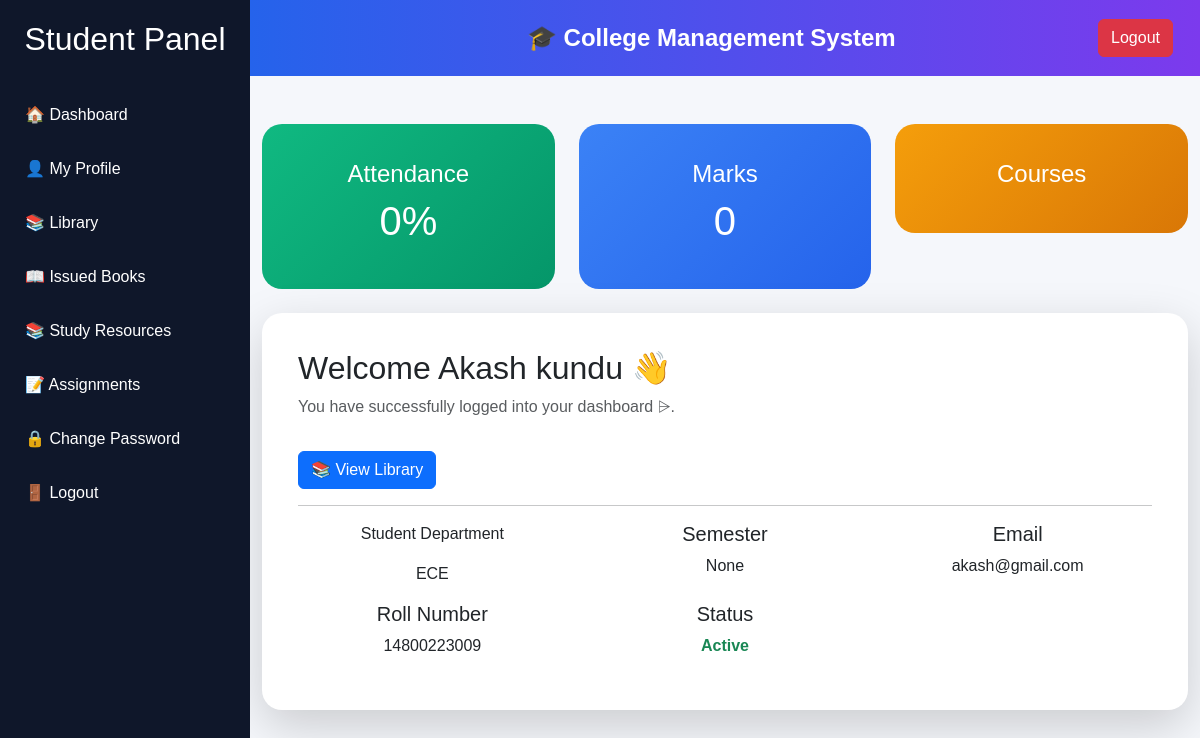
Before: /student (signed in) with the older database file.
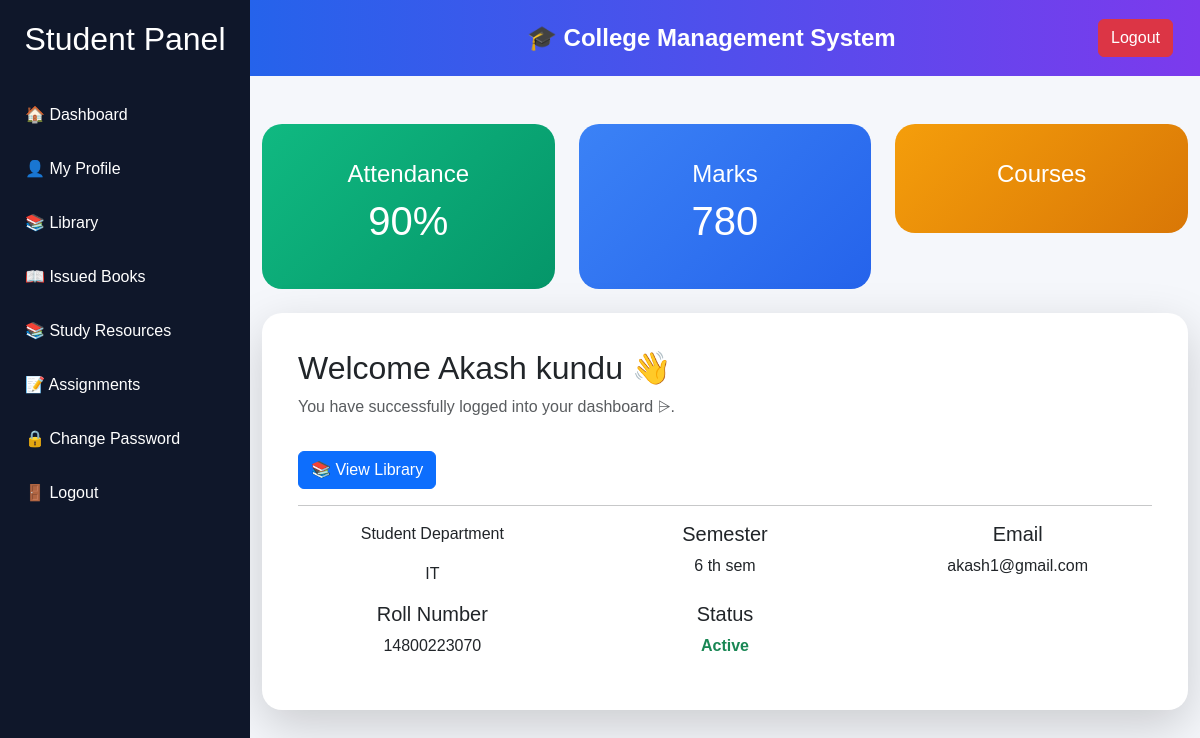
After: the same page with the newer database file.
### models.py (models this page shows)
class Student(db.Model):
    id = db.Column(db.Integer, primary_key=True)
    roll_number = db.Column(db.String(50), unique=True)
    name = db.Column(db.String(100))
    email = db.Column(db.String(100))
    department = db.Column(db.String(100))
    password = db.Column(db.String(100))
    attendance = db.Column(db.Integer, default=0)
    marks = db.Column(db.Integer, default=0)
    semester = db.Column(db.String(50))
    photo = db.Column(db.String(200))
    signature = db.Column(db.String(200))

### app.py (the view)
@app.route("/student")
def student():
    if "student_id" not in session:
        return redirect("/login")
    student = Student.query.get(session["student_id"])
    return render_template(
        "student_dashboard.html",
        student=student
    )

### templates/student_dashboard.html (shortened to what this page needs)
<!DOCTYPE html>
<html lang="en">
<head>
    <link href="https://cdn.jsdelivr.net/npm/bootstrap@5.3.3/dist/css/bootstrap.min.css" rel="stylesheet">
    <link rel="stylesheet" href="{{ url_for('static', filename='css/dashboard.css') }}">
</head>
<body>
    <div class="sidebar">
    <h2>Student Panel</h2>
    <a href="/student_dashboard">🏠 Dashboard</a>
    <a href="/student_profile">👤 My Profile</a>
    <a href="/student_library">📚 Library</a>
    <a href="/issued_books">📖 Issued Books</a>
    <a href="/study_resources">📚 Study Resources</a>
    <a href="/assignments">📝 Assignments</a>
    <a href="/change_password">🔒 Change Password</a>
    <a href="/logout">🚪 Logout</a>
</div>
<nav class="navbar navbar-expand-lg navbar-dark">
    <div class="container">
        <span class="navbar-brand fw-bold">
            🎓 College Management System
        </span>
        <a href="/logout" class="btn btn-danger">
            Logout
        </a>
    </div>
</nav>
<div class="container mt-5">
    <div class="row">
        <div class="col-md-4 mb-4">
            <div class="card stat-card attendance">
                <div class="card-body">
                    <h4>Attendance</h4>
                    <h1>{{ student.attendance }}%</h1>
                </div>
            </div>
        </div>
        <div class="col-md-4 mb-4">
            <div class="card stat-card marks">
                <div class="card-body">
                    <h4>Marks</h4>
                    <h1>{{ student.marks }}</h1>
                </div>
            </div>
        </div>
        <div class="col-md-4 mb-4">
            <div class="card stat-card courses">
                <div class="card-body">
                    <h4>Courses</h4>
                </div>
            </div>
        </div>
    </div>
    <div class="card welcome-card shadow-lg">
        <div class="card-body">
            <h2>Welcome {{ student.name }} 👋</h2>
            <p class="text-muted">
                You have successfully logged into your dashboard ⩥.
            </p>
            <a href="/student_library"
   class="btn btn-primary mt-3">
   📚 View Library
</a>
            <hr>
            <div class="row text-center">
                <div class="col-md-4">
                    <p>Student Department</p>
                    <p>{{ student.department }}</p>
                </div>
                <div class="col-md-4">
                    <h5>Semester</h5>
                    <p>{{ student.semester }}</p>
                </div>
                <div class="col-md-4">
                    <h5>Email</h5>
                    <p>{{ student.email }}</p>
                </div>
                <div class="col-md-4">
                    <h5>Roll Number</h5>
                    <p>{{ student.roll_number }}</p>
                </div>
                <div class="col-md-4">
                    <h5>Status</h5>
                    <p class="text-success fw-bold">Active</p>
                </div>
            </div>
        </div>
    </div>
</div>
</body>
</html>

### static/css/dashboard.css (style rules this page uses)
body { background: linear-gradient(135deg,#0f172a,#1e293b); min-height:100vh; font-family:'Segoe UI',sans-serif; }
.navbar { background: linear-gradient(90deg,#2563eb,#7c3aed)!important; padding:15px; }
.navbar-brand { color:white !important; font-size:24px; font-weight:bold; }
.card { border:none; border-radius:20px; overflow:hidden; transition:0.3s; }
.stat-card { color:white; text-align:center; padding:20px; }
.attendance { background:linear-gradient(135deg,#10b981,#059669); }
.marks { background:linear-gradient(135deg,#3b82f6,#2563eb); }
.courses { background:linear-gradient(135deg,#f59e0b,#d97706); }
.welcome-card { border-radius:20px; background:white; padding:20px; }

### templates/student_dashboard.html (style rules this page uses)
body { margin:0; background:#f5f7fb; font-family:'Poppins',sans-serif; }
.sidebar { position:fixed; left:0; top:0; width:250px; height:100vh; background:#0f172a; padding-top:20px; z-index:1000; }
.sidebar h2 { color:white; text-align:center; margin-bottom:30px; }
.sidebar a { display:block; color:white; text-decoration:none; padding:15px 25px; transition:0.3s; }
.navbar { margin-left:250px; }
.container { margin-left:250px; width:calc(100% - 250px); }

Changed rows visible on the page:
changed Student "Akash kundu": attendance "0" → "90"; marks "0" → "780"; department "ECE" → "IT"; semester "None" → "6 th sem"; email "akash@gmail.com" → "akash1@gmail.com"; roll_number "14800223009" → "14800223070"
